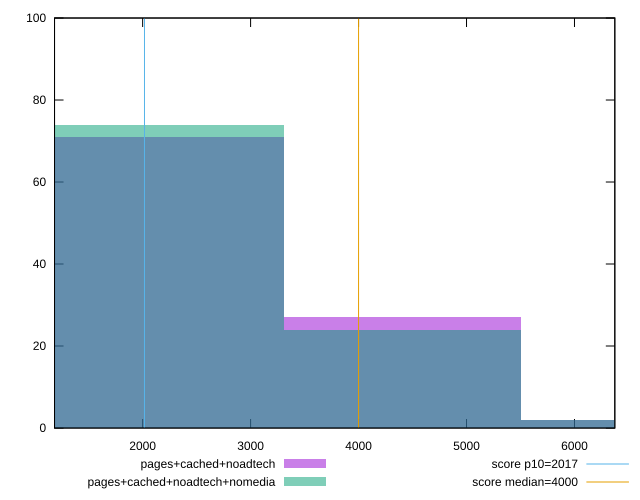

Reproduce this figure in gnuplot.
reset

$pagesCachedNoadtech <<EOF
2203.431175937571 71
4406.862351875142 27
6610.293527812713 2
EOF

$pagesCachedNoadtechNomedia <<EOF
2203.431175937571 74
4406.862351875142 24
6610.293527812713 2
EOF

set key outside below
set boxwidth 2203.431175937571
set xrange [1183.816000000001:6373.679999999997]
set yrange [0:100]
set trange [0:100]
set style fill transparent solid 0.5 noborder

set parametric
set terminal svg size 640, 500 enhanced background rgb 'white'
set output "report_00014_2021-02-09T15:56:05.503Z/mainthread-work-breakdown/comparison/histogram/2_vs_3.svg"

plot $pagesCachedNoadtech title "pages+cached+noadtech" with boxes, \
     $pagesCachedNoadtechNomedia title "pages+cached+noadtech+nomedia" with boxes, \
     2017,t title "score p10=2017", \
     4000,t title "score median=4000"

reset
